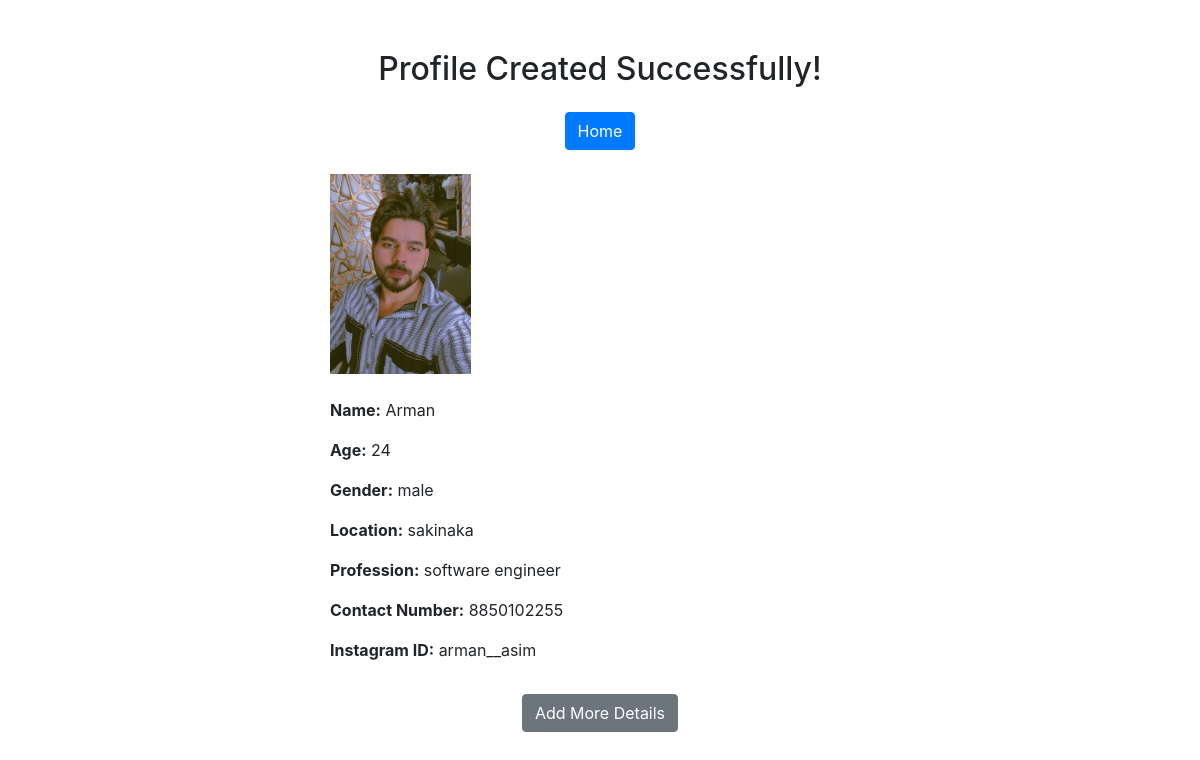
The app's page /profile-created/, older data.
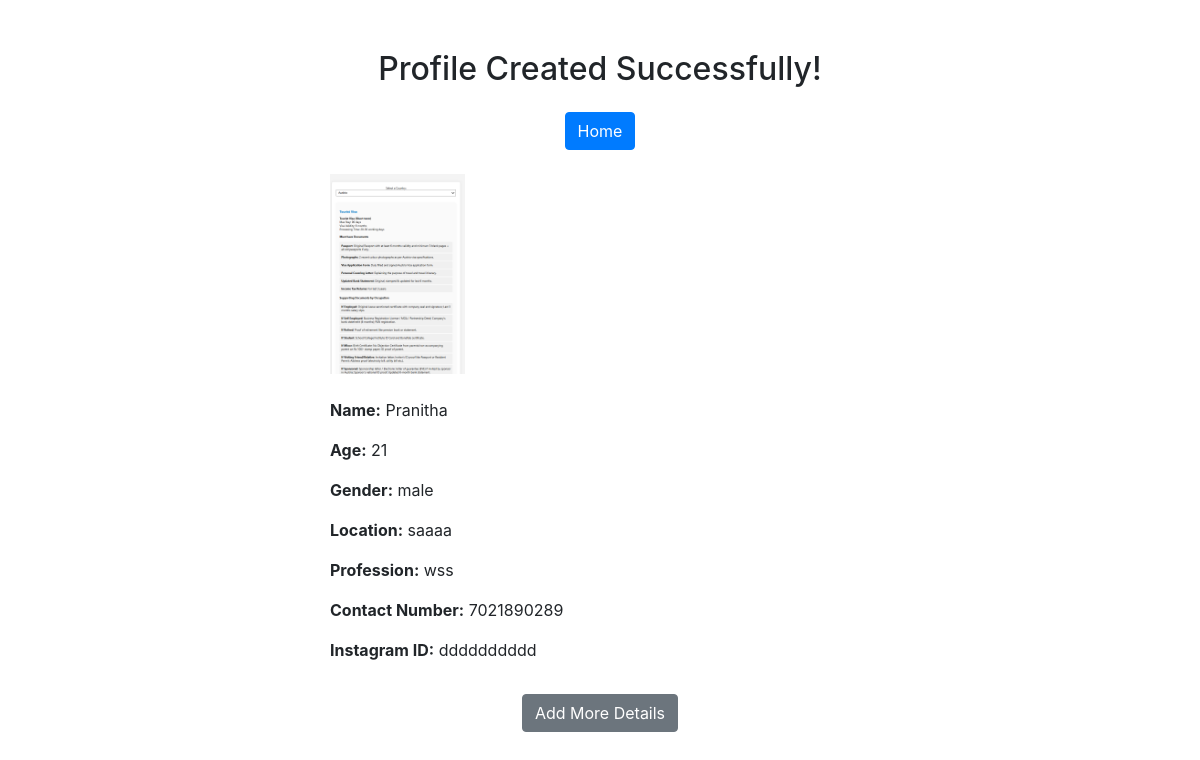
The same page, newer data.
### PBH/models.py (models this page shows, shortened)
class Profile(models.Model):
    id = models.AutoField(primary_key=True)  # Add id field
    name = models.CharField(max_length=100)
    age = models.IntegerField()
    location = models.CharField(max_length=100)
    profession = models.CharField(max_length=100)
    contact_number = models.CharField(max_length=13, null=False, unique=True, validators=[
        MinLengthValidator(10, message="Contact number must be at least 10 digits."),
        MaxLengthValidator(13, message="Contact number must be at most 13 digits.")
    ])
    instagram_id = models.CharField(max_length=100, null=True)  # Add Instagram ID field
    gender = models.CharField(max_length=10, choices=[('male', 'Male'), ('female', 'Female')], null=True)  # Add gender field
    image = models.ImageField(upload_to='profile_images', null=True, blank=True, default=default_profile_image)
    introduction = models.TextField(null=True, blank=True)
    message = models.TextField(null=True, blank=True)
    gmail_id = models.EmailField(max_length=100, null=True, blank=True)
    image1 = models.ImageField(upload_to='profile_images', null=True, blank=True)
    image2 = models.ImageField(upload_to='profile_images', null=True, blank=True)
    image3 = models.ImageField(upload_to='profile_images', null=True, blank=True)
    dob = models.DateField(null=True, blank=True)
    education = models.CharField(max_length=100, null=True, blank=True)
    native_place = models.CharField(max_length=100, null=True, blank=True)
    current_living_in = models.CharField(max_length=100, null=True, blank=True)
    religion = models.CharField(max_length=100, null=True, blank=True)
    mother_occupation = models.CharField(max_length=100, null=True, blank=True)
    father_occupation = models.CharField(max_length=100, null=True, blank=True)

### PBH/views.py (the view)
# urls.py: path('profile-created/', profile_created, name='profile_created'),
def profile_created(request):
    latest_profile = Profile.objects.latest('id')
    return render(request, 'profiles/profile_created.html', {'profile': latest_profile})

### PBH/templates/profiles/profile_created.html (shortened to what this page needs)
<!DOCTYPE html>
<html lang="en">
<head>
    <link href="https://stackpath.bootstrapcdn.com/bootstrap/4.5.2/css/bootstrap.min.css" rel="stylesheet">
</head>
<body>
<div class="container">
    <div class="row">
        <div class="col-md-6 offset-md-3 profile-details">
            <h2 class="mb-4 text-center">Profile Created Successfully!</h2>
            <div class="text-center">
                <a href="{% url 'index' %}" class="btn btn-primary">Home</a>
            </div>
            <img src="{{ profile.image.url }}" alt="{{ profile.image }}" class="profile-image img-fluid mt-4">
            <p class="mt-4"><strong>Name:</strong> {{ profile.name }}</p>
            <p><strong>Age:</strong> {{ profile.age }}</p>
            <p><strong>Gender:</strong> {{ profile.gender }}</p>
            <p><strong>Location:</strong> {{ profile.location }}</p>
            <p><strong>Profession:</strong> {{ profile.profession }}</p>
            <p><strong>Contact Number:</strong> {{ profile.contact_number }}</p>
            <p><strong>Instagram ID:</strong> {{ profile.instagram_id }}</p>
        </div>
    </div>
</div>
<div class="container mt-3 text-center">
    <a href="{% url 'profile_desc' %}" class="btn btn-secondary" id="addMoreDetails">Add More Details</a>
</div>
</body>
</html>

Row changes from the older to the newer data that the page shows:
no longer on this page (row unchanged): Profile: image (picture), name "Arman", age "24", gender "male", location "sakinaka", profession "software engineer", contact_number "8850102255", instagram_id "arman__asim"
added Profile: image (picture), name "Pranitha", age "21", gender "male", location "saaaa", profession "wss", contact_number "7021890289", instagram_id "dddddddddd"
